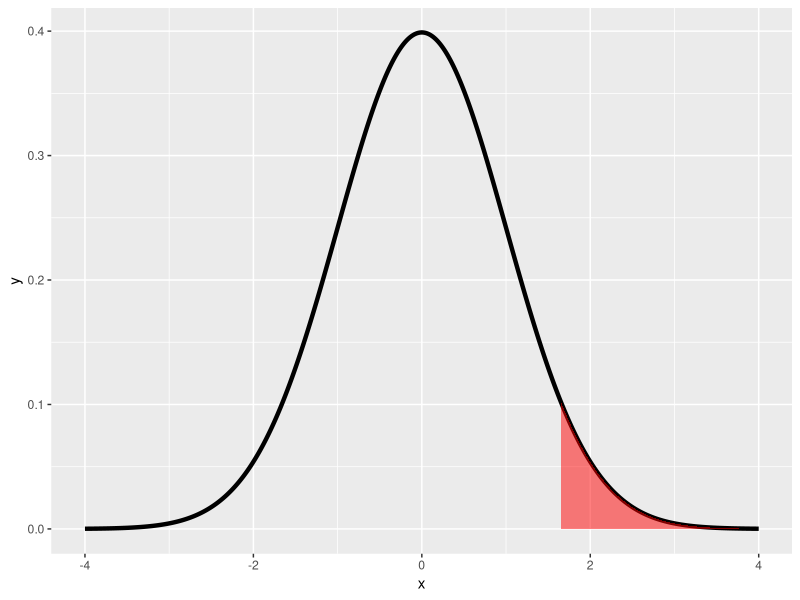
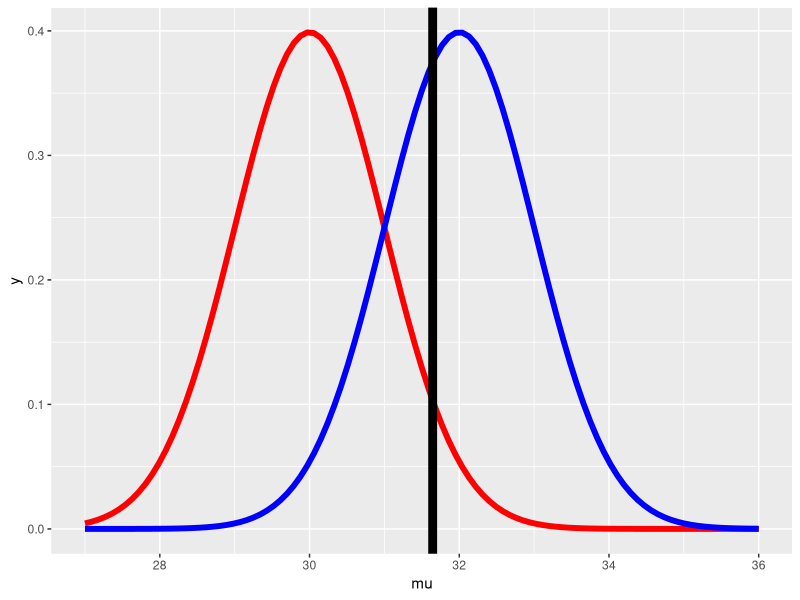
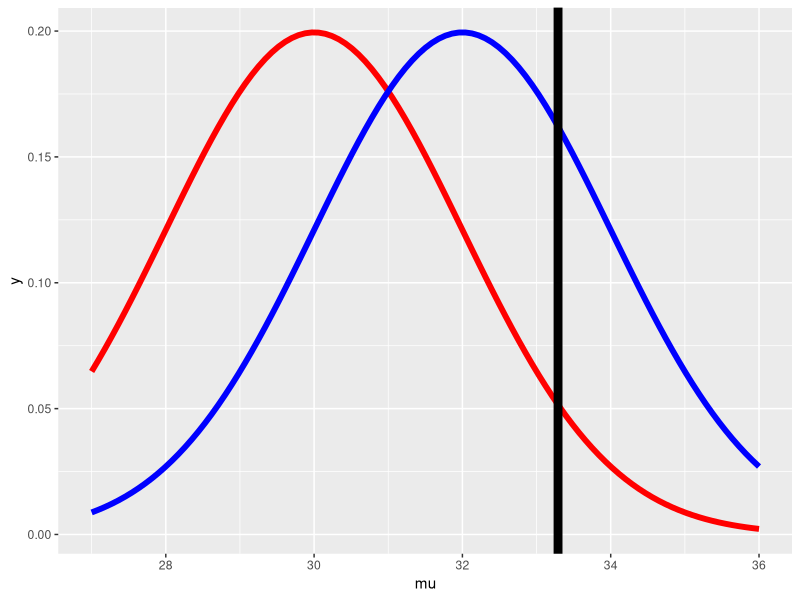
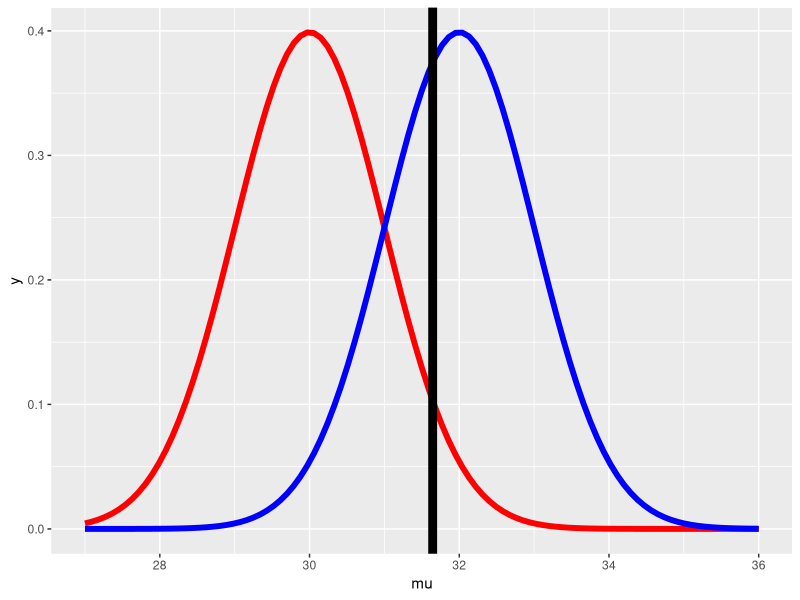
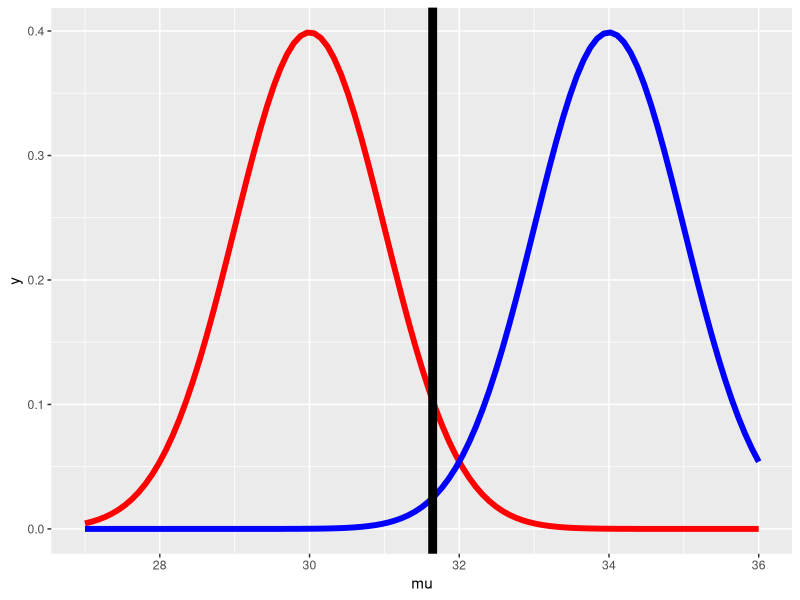
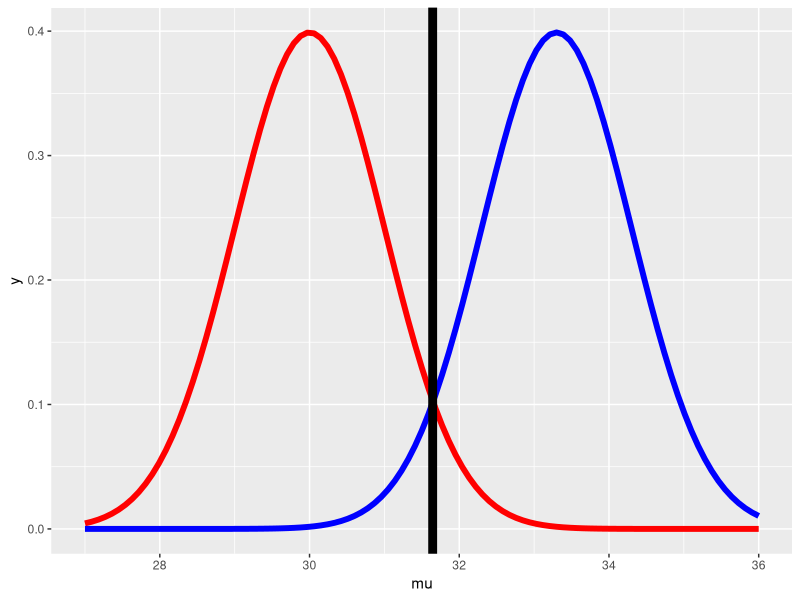
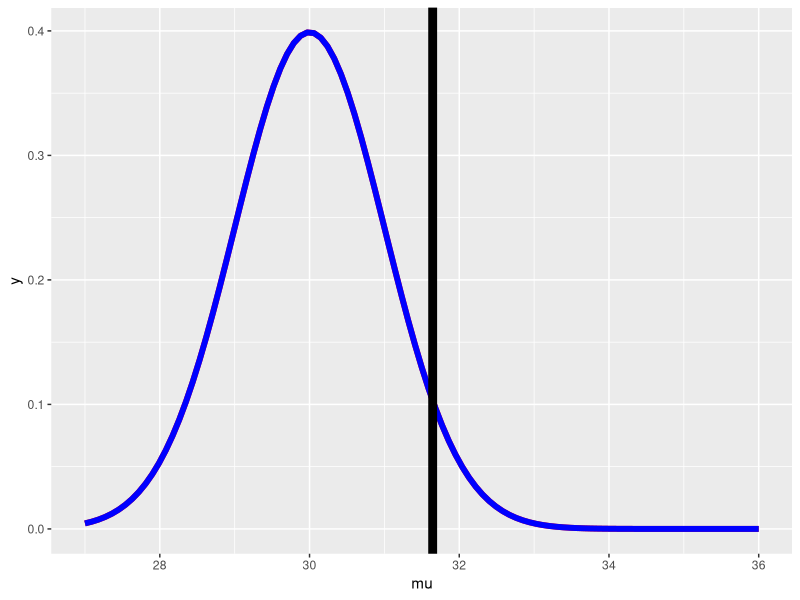
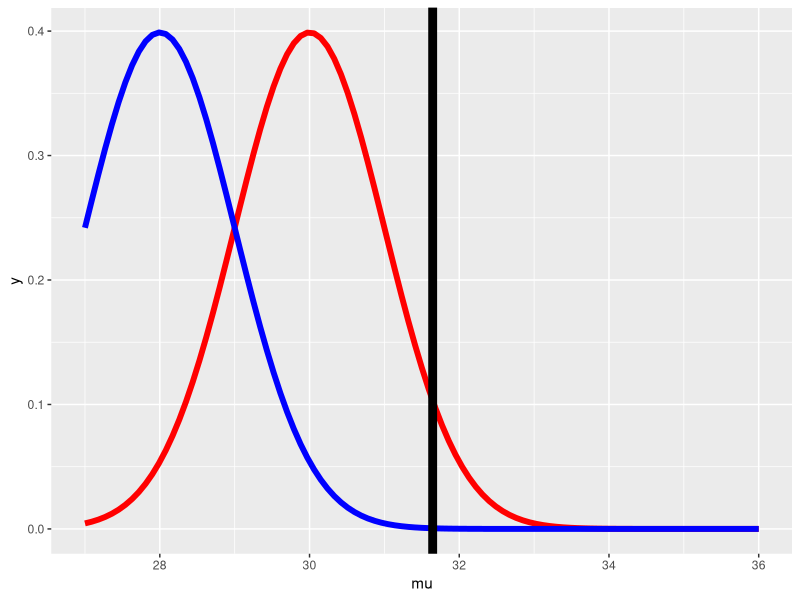

These charts were generated, in order, by the following R code:
## ---- chunk 1
"Accepting a false null hypothesis"
## ---- chunk 2
"(X'-30)/(s/sqrt(n))"
## ---- chunk 3
"a standard error"
## ---- chunk 4
library("ggplot2")
x <- seq(-4,4, length = 2000)
dat <- data.frame(x=x, y=dnorm(x))
g <- ggplot(dat, aes(x = x, y = y)) + geom_line(size = 1.5) + scale_y_continuous(limits=c(0, max(dat$y)))
suppressWarnings(g <- g+ layer("area", stat="identity", position="identity", mapping = aes(x=ifelse(x>qnorm(.95), x, NA)),
            params=list(fill="red", alpha=.5, na.rm=TRUE))) 
suppressWarnings(print(g))
## ---- chunk 5
mua <- 32
mu0 <- 30
sigma <- 4
n <- 16
alpha <- .05
g = ggplot(data.frame(mu = c(27, 36)), aes(x = mu))
g = g + stat_function(fun=dnorm, geom = "line", 
                    args = list(mean = mu0, sd = sigma / sqrt(n)), 
                    size = 2, col = "red")
g = g + stat_function(fun=dnorm, geom = "line", 
                    args = list(mean = mua, sd = sigma / sqrt(n)), 
                    size = 2, col = "blue")
xitc = mu0 + qnorm(1 - alpha) * sigma / sqrt(n)
g = g + geom_vline(xintercept=xitc, size = 3)
print(g)
## ---- chunk 6
"the red"
## ---- chunk 7
"the blue"
## ---- chunk 8
"32"
## ---- chunk 9
mua <- 32
mu0 <- 30
sigma_fat <-8
n <- 16
alpha <- .05
g = ggplot(data.frame(mu = c(27, 36)), aes(x = mu))
g = g + stat_function(fun=dnorm, geom = "line", 
                    args = list(mean = mu0, sd = sigma_fat / sqrt(n)), 
                    size = 2, col = "red")
g = g + stat_function(fun=dnorm, geom = "line", 
                    args = list(mean = mua, sd = sigma_fat / sqrt(n)), 
                    size = 2, col = "blue")
xitc = mu0 + qnorm(1 - alpha) * sigma_fat / sqrt(n)
g = g + geom_vline(xintercept=xitc, size = 3)
print(g)
## ---- chunk 10
mua <- 32
mu0 <- 30
sigma <- 4
n <- 16
alpha <- .05
g = ggplot(data.frame(mu = c(27, 36)), aes(x = mu))
g = g + stat_function(fun=dnorm, geom = "line", 
                    args = list(mean = mu0, sd = sigma / sqrt(n)), 
                    size = 2, col = "red")
g = g + stat_function(fun=dnorm, geom = "line", 
                    args = list(mean = mua, sd = sigma / sqrt(n)), 
                    size = 2, col = "blue")
xitc = mu0 + qnorm(1 - alpha) * sigma / sqrt(n)
g = g + geom_vline(xintercept=xitc, size = 3)
print(g)
## ---- chunk 11
myplot <- function(mua) {
    g = ggplot(data.frame(mu = c(27, 36)), aes(x = mu))
    g = g + stat_function(fun=dnorm, geom = "line", 
                        args = list(mean = mu0, sd = sigma / sqrt(n)), 
                        size = 2, col = "red")
    g = g + stat_function(fun=dnorm, geom = "line", 
                        args = list(mean = mua, sd = sigma / sqrt(n)), 
                        size = 2, col = "blue")
    xitc = mu0 + qnorm(1 - alpha) * sigma / sqrt(n)
    g = g + geom_vline(xintercept=xitc, size = 3)
    print(g)
    invisible()
}
## ---- chunk 12
myplot(34)
## ---- chunk 13
myplot(33.3)
## ---- chunk 14
myplot(30)
## ---- chunk 15
myplot(28)
## ---- chunk 16
alpha <- .05
z <- qnorm(1-alpha)
## ---- chunk 17
library(reshape2)
nseq = c(8, 16, 32, 64, 128)
mua = seq(30, 35, by = 0.1)
power = sapply(nseq, function(n)
    pnorm(mu0 + z * sigma / sqrt(n), mean = mua, sd = sigma / sqrt(n), lower.tail = FALSE)
)
colnames(power) <- paste("n", nseq, sep = "")
d <- data.frame(mua, power)
d2 <- melt(d, id.vars = "mua")
names(d2) <- c("mua", "n", "power")    
g <- ggplot(d2, aes(x = mua, y = power, col = n)) + geom_line(size = 2)
print(g) 
## ---- chunk 18
"as it gets bigger, it gets more powerful"
## ---- chunk 19
"as it gets bigger, it gets more powerful"
## ---- chunk 20
mua <- 32
mu0 <- 30
sigma <- 4
n <- 16
alpha <- .05
g = ggplot(data.frame(mu = c(27, 36)), aes(x = mu))
g = g + stat_function(fun=dnorm, geom = "line", 
                    args = list(mean = mu0, sd = sigma / sqrt(n)), 
                    size = 2, col = "red")
g = g + stat_function(fun=dnorm, geom = "line", 
                    args = list(mean = mua, sd = sigma / sqrt(n)), 
                    size = 2, col = "blue")
xitc = mu0 + qnorm(1 - alpha) * sigma / sqrt(n)
g = g + geom_vline(xintercept=xitc, size = 3)
print(g)
## ---- chunk 21
"returns the area under the blue curve to the right of the line"
## ---- chunk 22
"an answer less than .50"
## ---- chunk 23
z <- qnorm(.95)
## ---- chunk 24
pnorm(30+z, mean=30, lower.tail=FALSE)
## ---- chunk 25
pnorm(30+z, mean=32, lower.tail=FALSE)
## ---- chunk 26
mua <- 32
mu0 <- 30
sigma_fat <-8
n <- 16
alpha <- .05
g = ggplot(data.frame(mu = c(27, 36)), aes(x = mu))
g = g + stat_function(fun=dnorm, geom = "line", 
                    args = list(mean = mu0, sd = sigma_fat / sqrt(n)), 
                    size = 2, col = "red")
g = g + stat_function(fun=dnorm, geom = "line", 
                    args = list(mean = mua, sd = sigma_fat / sqrt(n)), 
                    size = 2, col = "blue")
xitc = mu0 + qnorm(1 - alpha) * sigma_fat / sqrt(n)
g = g + geom_vline(xintercept=xitc, size = 3)
print(g)
## ---- chunk 27
"less than"
## ---- chunk 28
pnorm(30+z, mean=32, sd=1, lower.tail=FALSE)
## ---- chunk 29
pnorm(30+z*2, mean=32, sd=2, lower.tail=FALSE)
## ---- chunk 30
"it increases"
## ---- chunk 31
nseq = c(8, 16, 32, 64, 128)
mua = seq(30, 35, by = 0.1)
power = sapply(nseq, function(n)
  pnorm(mu0 + z * sigma / sqrt(n), mean = mua, sd = sigma / sqrt(n), 
        lower.tail = FALSE)
)
colnames(power) <- paste("n", nseq, sep = "")
d <- data.frame(mua, power)
d2 <- melt(d, id.vars = "mua")
names(d2) <- c("mua", "n", "power")    
g <- ggplot(d2, aes(x = mua, y = power, col = n)) + geom_line(size = 2)
print(g)            
## ---- chunk 32
"it increases"
## ---- chunk 33
z <- qnorm(.95)
mu0 <- 30
n <- 16
sigseq = c(8, 16, 32, 64, 128)
mua = seq(30, 35, by = 0.1)
power = sapply(sigseq, function(sigma)
    pnorm(mu0 + z * sigma / sqrt(n), mean = mua, sd = sigma / sqrt(n), lower.tail = FALSE)
)
colnames(power) <- paste("sigma", sigseq, sep = "")
d <- data.frame(mua, power)
d2 <- melt(d, id.vars = "mua")
names(d2) <- c("mua", "sigma", "power")    
g <- ggplot(d2, aes(x = mua, y = power, col = sigma)) + geom_line(size = 2)
print(g)   
## ---- chunk 34
"it decreases"
## ---- chunk 35
alseq = c(.95, .9, .85, .8)
mua = seq(30, 35, by = 0.1)
z = lapply(alseq, qnorm)
power = sapply(z, function(z)
    pnorm(mu0 + z * sigma / sqrt(n), mean = mua, sd = sigma / sqrt(n), lower.tail = FALSE)
)
colnames(power) <- paste("alpha", 1-alseq, sep = "")
d <- data.frame(mua, power)
d2 <- melt(d, id.vars = "mua")
names(d2) <- c("mua", "alpha", "power")    
g <- ggplot(d2, aes(x = mua, y = power, col = alpha)) + geom_line(size = 2)
print(g)       
## ---- chunk 36
"it increases"
## ---- chunk 37
"greater"
## ---- chunk 38
"Yes"
## ---- chunk 39
"mu_0"
## ---- chunk 40
"alpha"
## ---- chunk 41
power.t.test(n = 16, delta = 2 / 4, sd=1, type = "one.sample",  alt = "one.sided")$power
## ---- chunk 42
power.t.test(n = 16, delta = 2 , sd=4, type = "one.sample",  alt = "one.sided")$power
## ---- chunk 43
power.t.test(n = 16, delta = 100 , sd=200, type = "one.sample",  alt = "one.sided")$power
## ---- chunk 44
power.t.test(power = .8, delta = 2 / 4, sd=1, type = "one.sample",  alt = "one.sided")$n
## ---- chunk 45
power.t.test(power = .8, delta = 2, sd=4, type = "one.sample",  alt = "one.sided")$n
## ---- chunk 46
power.t.test(power = .8, delta = 100 , sd=200, type = "one.sample",  alt = "one.sided")$n
## ---- chunk 47
power.t.test(power = .8, n=26, sd=1, type = "one.sample",  alt = "one.sided")$delta
## ---- chunk 48
power.t.test(power = .8, n=27, sd=1, type = "one.sample",  alt = "one.sided")$delta
## ---- chunk 49
"delta will double"
## ---- chunk 50
"alpha"
## ---- chunk 51
"accepting a false hypothesis"
## ---- chunk 52
"No"
## ---- chunk 53
"mu_a-mu_0=0"
## ---- chunk 54
"the smaller mu_a-mu_0 the more powerful the test"
## ---- chunk 55
"(mu_a - mu_0) / sigma"
## ---- chunk 56
"True"
## ---- chunk 57
"False"
## ---- chunk 58
"False"
